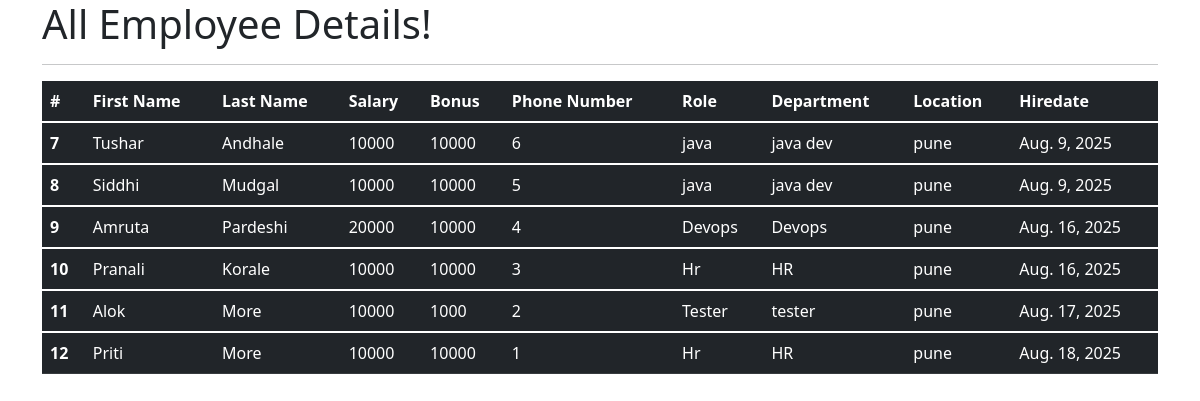
The app's page /all_emp with its own data.
### emp_app/models.py (models this page shows, shortened)
class Employee(models.Model):
    first_name = models.CharField(max_length=100, null= False)
    last_name = models.CharField(max_length=100)
    dept = models.ForeignKey(Department, on_delete=models.CASCADE)
    salary = models.IntegerField(default=0)
    bonus = models.IntegerField(default=0)
    role = models.ForeignKey(Role, on_delete=models.CASCADE)
    phone = models.IntegerField(default=0)
    hire_date = models.DateField()
    def __str__(self):
        return "%s %s %s "%(self.first_name,self.last_name,self.phone)

class Role(models.Model):
    name = models.CharField(max_length=100,null=False)

class Department(models.Model):
    name = models.CharField(max_length = 100,null=False)
    location = models.CharField(max_length=100)

### emp_app/views.py (the view)
# urls.py: path('all_emp', views.all_emp, name='all_emp'),
def all_emp(request):
    emps = Employee.objects.all()
    context = {
        'emps' : emps
    }
    print(context)
    return render(request, 'view_all_emp.html', context)

### emp_app/templates/view_all_emp.html (shortened to what this page needs)
<!DOCTYPE html>
<html lang="en">
<head>
<link href="https://cdn.jsdelivr.net/npm/bootstrap@5.1.3/dist/css/bootstrap.min.css" rel="stylesheet">
</head>
<body>
<div class="container">
        <h1>All Employee Details!</h1>
    <hr>
    <table class="table table-dark">
<thead>
    <tr>
    <th scope="col">#</th>
    <th scope="col">First Name</th>
    <th scope="col">Last Name</th>
    <th scope="col">Salary</th>
    <th scope="col">Bonus</th>
    <th scope="col">Phone Number</th>
    <th scope="col">Role</th>
    <th scope="col">Department</th>
    <th scope="col">Location</th>
    <th scope="col">Hiredate</th>
    </tr>
</thead>
        {% for emp in emps %}
<tbody>
    <tr>
    <th scope="row">{{emp.id}}</th>
    <td>{{emp.first_name}}</td>
    <td>{{emp.last_name}}</td>
    <td>{{emp.salary}}</td>
    <td>{{emp.bonus}}</td>
    <td>{{emp.phone}}</td>
    <td>{{emp.role.name}}</td>
    <td>{{emp.dept.name}}</td>
    <td>{{emp.dept.location}}</td>
    <td>{{emp.hire_date}}</td>
    </tr>
</tbody>
        {% endfor %}
</table>
</div>
</body>
</html>

### records on screen
Employee: id "7", first_name "Tushar", last_name "Andhale", salary "10000", bonus "10000", phone "6", role.name "java", dept.name "java dev", dept.location "pune", hire_date "Aug. 9, 2025"
Employee: id "8", first_name "Siddhi", last_name "Mudgal", salary "10000", bonus "10000", phone "5", role.name "java", dept.name "java dev", dept.location "pune", hire_date "Aug. 9, 2025"
Employee: id "9", first_name "Amruta", last_name "Pardeshi", salary "20000", bonus "10000", phone "4", role.name "Devops", dept.name "Devops", dept.location "pune", hire_date "Aug. 16, 2025"
Employee: id "10", first_name "Pranali", last_name "Korale", salary "10000", bonus "10000", phone "3", role.name "Hr", dept.name "HR", dept.location "pune", hire_date "Aug. 16, 2025"
Employee: id "11", first_name "Alok", last_name "More", salary "10000", bonus "1000", phone "2", role.name "Tester", dept.name "tester", dept.location "pune", hire_date "Aug. 17, 2025"
Employee: id "12", first_name "Priti", last_name "More", salary "10000", bonus "10000", phone "1", role.name "Hr", dept.name "HR", dept.location "pune", hire_date "Aug. 18, 2025"
